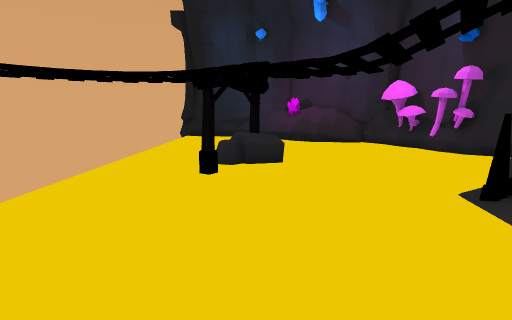
view 1 (above)

13 first-person views from a walk through a scene from a Unity 3-D project. The camera is 1.5 m above the floor, tilts 10° down and sees 85° across. The floor is counted in squares, 1 m on a side. Each view is taken from the middle of a square. On the plan, view 1 faces up. The plan holds only what a view shows up to about 14 squares ahead; the rest is blank. The place goes on beyond the plan. The player character is not drawn. Some animated figures are not drawn.

view 2
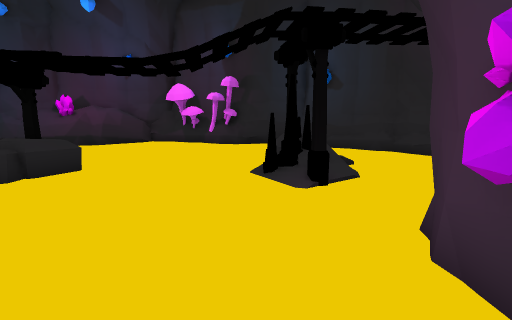

view 3
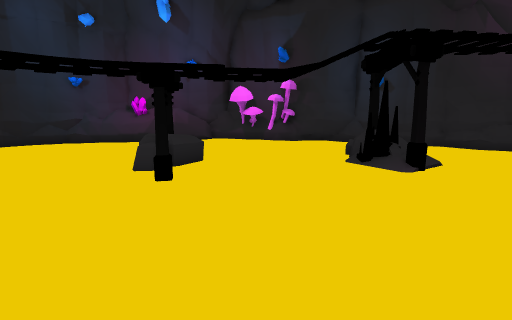

view 4
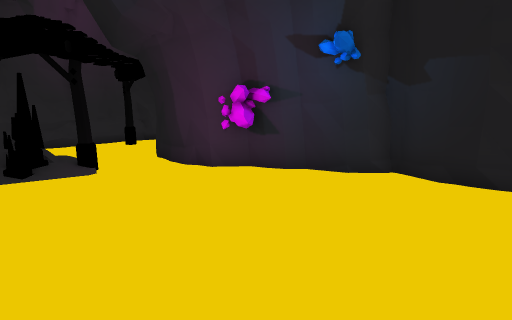

view 5
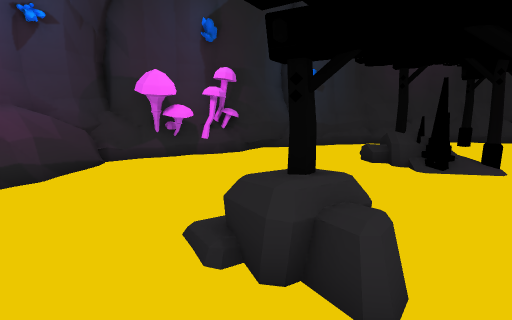

view 6
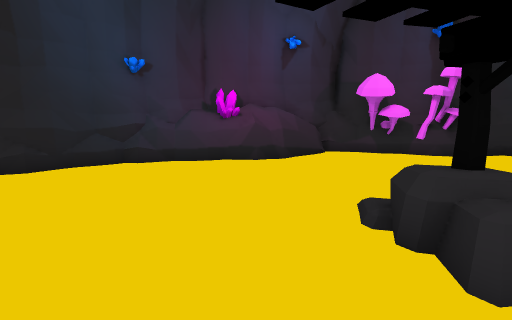

view 7
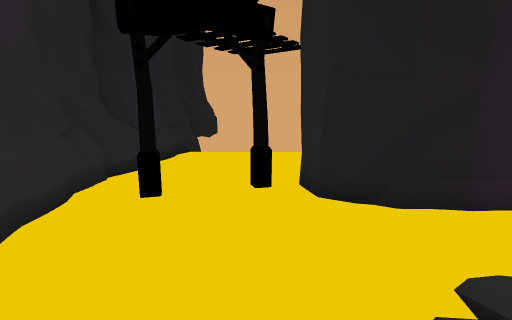

view 8
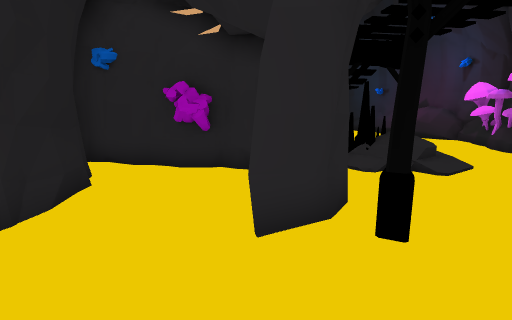

view 9
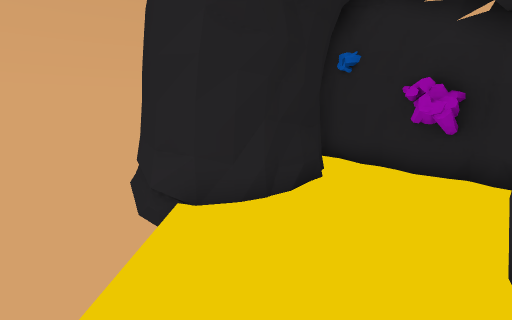

view 10
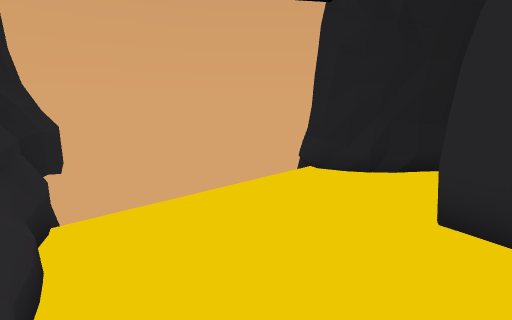

view 11
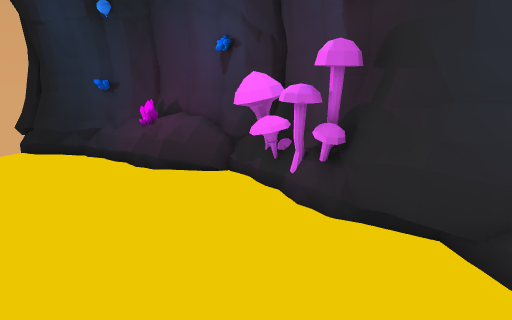

view 12
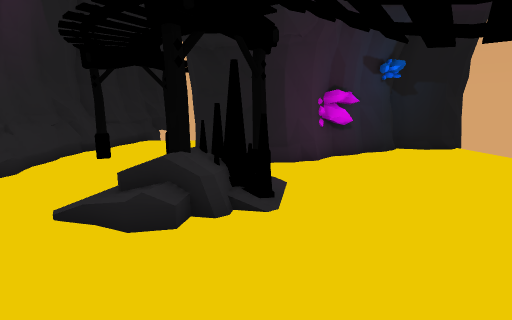

view 13
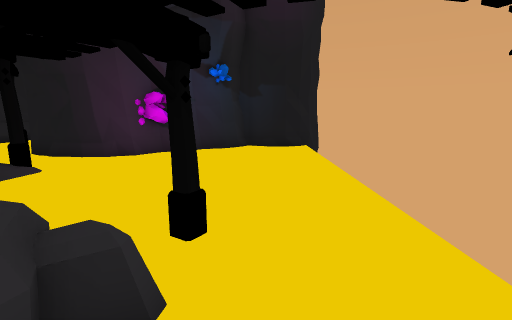

### Floor plan
Key: @ floor where view 1 was taken; # wall or solid block; . floor; / step, stairs or slope; = window, fence, low wall or low ledge; ^ raised ledge; M mushroom; R rock; A arch; C crystal; O other object.
Columns run from 5 left of view 1 to 11 right of it. Each row starts with its distance up from view 1.
 17 ########
 16  ....=^###
 15  .....^C###
 14  ......=^^###
 13  ..........##
 12  ..........M#
 11  ...........##
 10  ...........##
  9  ...RR.......##
  8  ...##R.......##
  7  ...A.........##
  6  ..............#
  5  .........R//..#
  4  ........OO/...#
  3  ........A/....##
  2  ..............##
  1  ......####....=#
  0  ....@##..##A.A.#
 -1  ...###....#....#
 -2 #####..........=#
 -3       ##.......=#
 -4        ##......##
 -5         #......#
 -6         #     ##

Where each view was taken, in squares from view 1:
view 1: 0 up, 0 right, facing up
view 2: 0 up, 1 left, facing up-right
view 3: 1 up, 4 left, facing up-right
view 4: 5 up, 4 left, facing down-right
view 5: 9 up, 3 left, facing right
view 6: 8 up, 4 left, facing up-right
view 7: 5 up, 7 right, facing down
view 8: 4 down, 8 right, facing up-left
view 9: 4 down, 8 right, facing left
view 10: 1 down, 10 right, facing down-left
view 11: 5 up, 6 right, facing up
view 12: 9 up, 4 right, facing down
view 13: 10 up, 2 left, facing down
